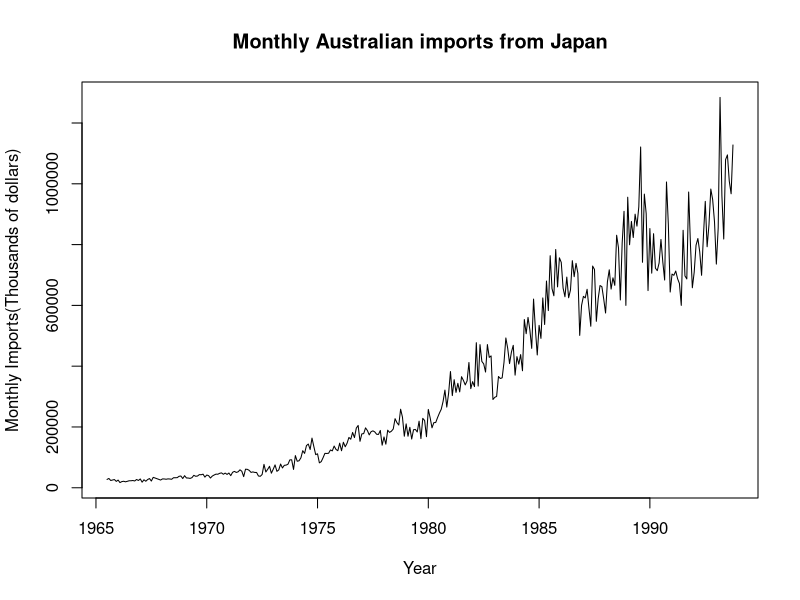
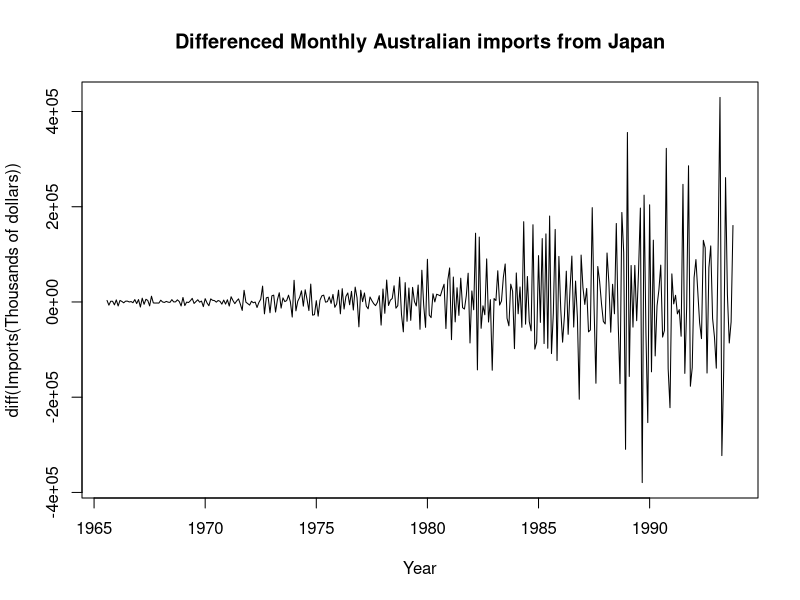
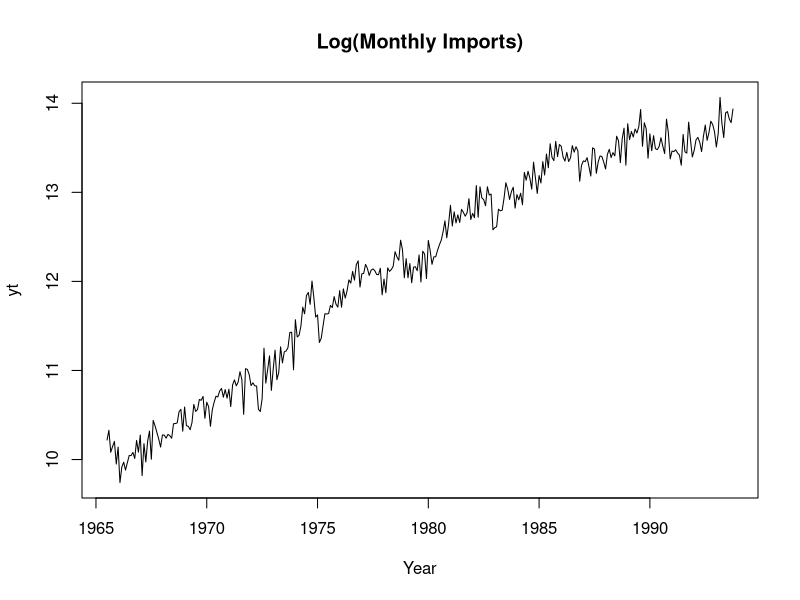
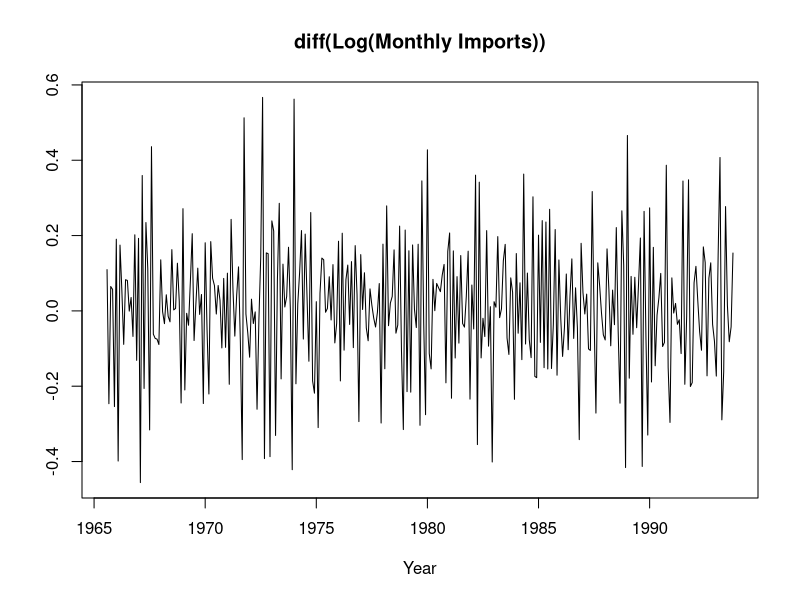
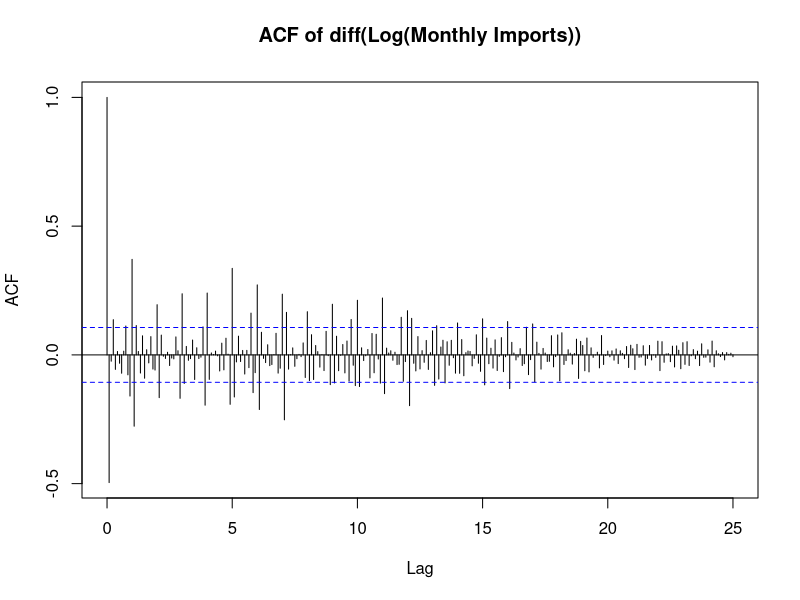
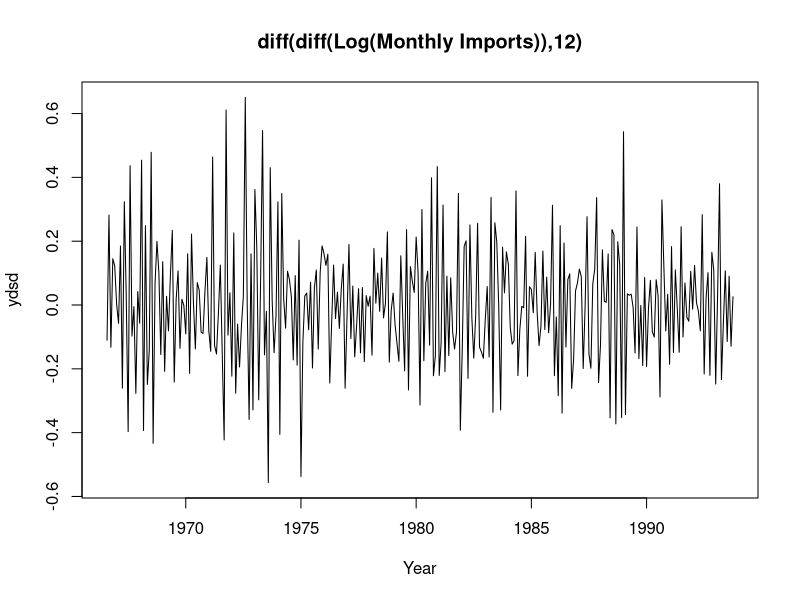
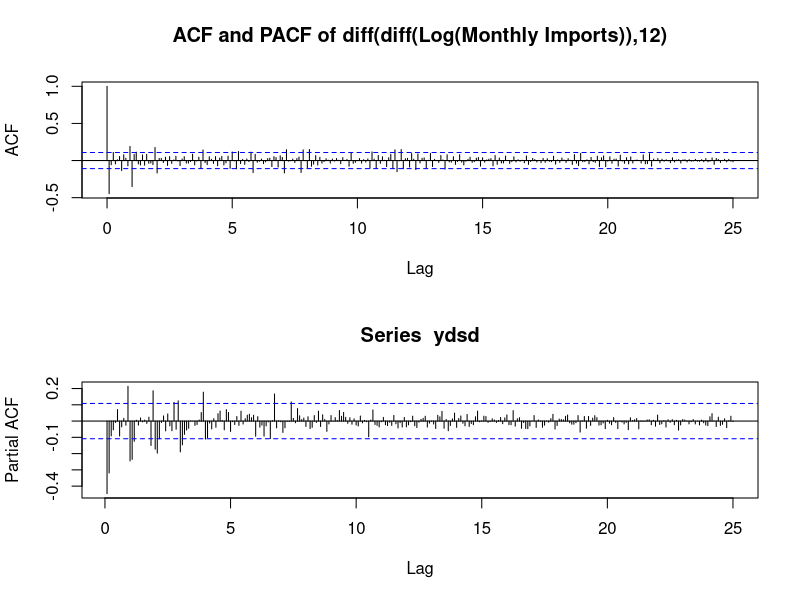

Recreate these plots in R, in order. (Note: this script raises an error after producing the figures.)
setwd("~/Desktop")
data = read.csv(file="imports.csv",header=T)
time=data[,1]
imports=data[,2]
xt<-ts(imports,start=c(1965,7),end=c(1993,10),frequency=12)
ts.plot(xt,xlab="Year",ylab="Monthly Imports(Thousands of dollars)",main="Monthly Australian imports from Japan")

#Try First difference to raw data
xd=diff(xt)
ts.plot(xd,xlab="Year",ylab="diff(Imports(Thousands of dollars))",main="Differenced Monthly Australian imports from Japan")

#variance not constant
n=length(xt)
xt1=xt[1:(n/2)]
xt2=xt[(n/2+1):n]
(Firsthalf=var(xt1))
(Secondhalf=var(xt2))
sqrt(Secondhalf/Firsthalf)

#Try Log
yt=log(xt)
ts.plot(yt,xlab="Year",main="Log(Monthly Imports)")

n=length(yt)
yt_1=yt[1:(n/2)]
yt_2=yt[(n/2+1):n]
(Firsthalf=var(yt_1))
(Secondhalf=var(yt_2))
sqrt(Secondhalf/Firsthalf)
yd=diff(yt) #first difference
ts.plot(yd,xlab="Year",ylab="",main="diff(Log(Monthly Imports))")
acf(yd,300, main="ACF of diff(Log(Monthly Imports))")

ydsd=diff(yd,12) #first seasonal difference and first difference
ts.plot(ydsd,xlab="Year",main="diff(diff(Log(Monthly Imports)),12)")

par(mfrow=c(2,1))
acf(ydsd,300,main="ACF and PACF of diff(diff(Log(Monthly Imports)),12)")
pacf(ydsd,300)
acf2(ydsd,50)

#variance constant
n=length(ydsd)
xt1=ydsd[1:(n/2)]
xt2=ydsd[(n/2+1):n]
Firsthalf=var(xt1)
Secondhalf=var(xt2)
Firsthalf
Secondhalf

sarima(yt,0,1,1,0,1,1,12)
sarima(yt,0,1,1,3,1,0,12)
sarima(yt,0,1,1,3,1,1,12)
sarima(yt,2,1,0,0,1,1,12)
sarima(yt,2,1,0,3,1,0,12)
sarima(yt,2,1,0,3,1,1,12)
sarima(yt,2,1,1,0,1,1,12)#best fit
sarima(yt,2,1,1,3,1,0,12) 
sarima(yt,2,1,1,3,1,1,12) 

#prediction
yt.fore=sarima.for(yt,10,2,1,1,0,1,1,12)
U1=yt.fore$pred+2*yt.fore$se
L1=yt.fore$pred-2*yt.fore$se

xt.fore=exp(yt.fore$pred)
U=exp(U1)
L=exp(L1)
miny=min(xt,L)
maxy=max(xt,U)
ts.plot(xt,xt.fore,lty=1:2,col=1:2,ylim=c(miny,maxy),xlab="Year", ylab="Monthly Imports(Thousands of dollars)",main="Monthly Australian imports from Japan and its prediction for the next 10 observations")
legend(x="topleft",legend=c("Monthly Imports", "Prediction","95% C.I."),lty=1:3,col=c(1,2,4),cex=0.8)
lines(xt.fore,col=2)
lines(U,col=4,lty=3)
lines(L,col=4,lty=3)